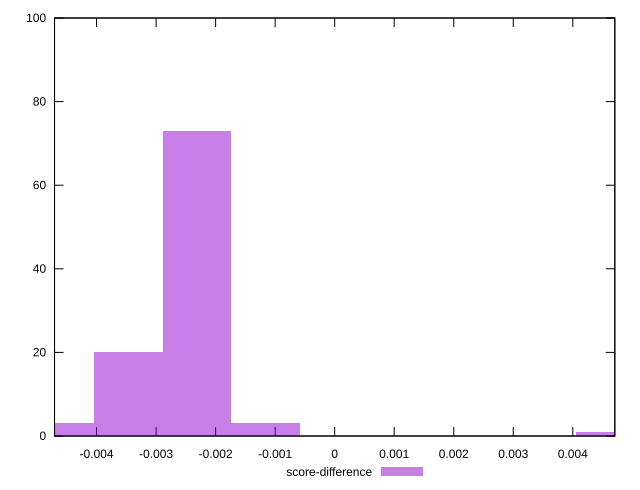

gnuplot code for this plot:
reset

$scoreDifference <<EOF
-0.004624100784222538 3
-0.003468075588166904 20
-0.002312050392111269 73
-0.0011560251960556346 3
0.004624100784222538 1
EOF

set key outside below
set boxwidth 0.0011560251960556346
set xrange [-0.00470588235294115:0.004705882352941171]
set yrange [0:100]
set trange [0:100]
set style fill transparent solid 0.5 noborder
set terminal svg size 640, 490 enhanced background rgb 'white'
set output "report_00008_2021-01-22T20:58:29.167/unused-javascript/samples/pages+cached/score-difference/histogram.svg"

plot $scoreDifference title "score-difference" with boxes

reset
